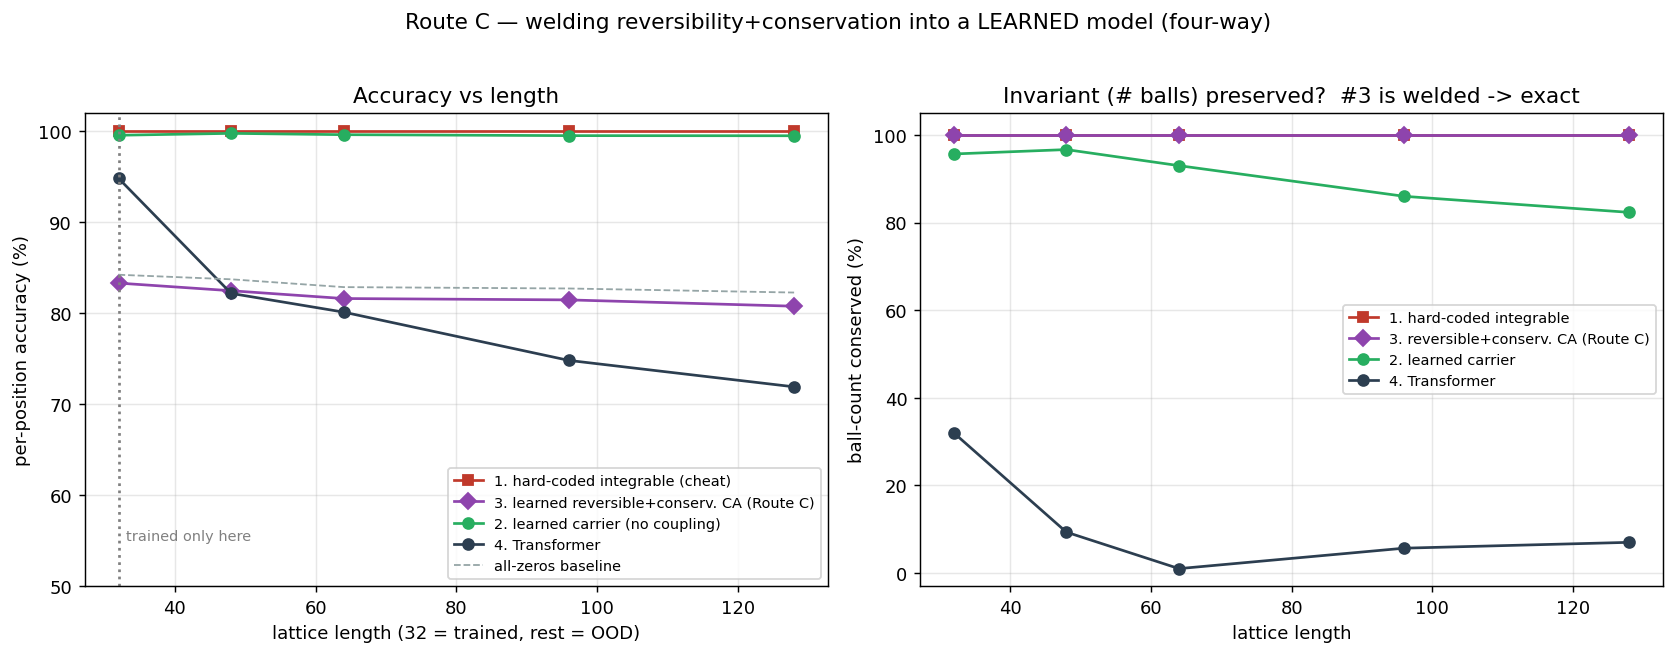

The Python source for this figure:
"""
Route C (full) — four-way comparison on the Box-Ball System length task.

Four lines, each isolating one thing:
  1. hard-coded integrable (BBS rule)         -> ceiling / cheat reference
  2. learned carrier (no coupling)            -> recurrence learns, but conservation drifts
  3. learned reversible+conservative CA (THIS)-> reversibility & conservation WELDED by structure
  4. Transformer                              -> lower bound / no structure

Model #3 = "gated-swap reversible CA":
  - pair up adjacent cells; a shared local gate decides whether to SWAP each pair.
  - a swap conserves the pair's ball-count exactly and is its own inverse (involution).
  - the gate reads only (a) the pair's SUM (invariant under its own swap) and (b) neighbor
    cells that live in pairs NOT updated this layer (frozen) -> the whole layer is EXACTLY
    invertible, coupling-layer style.
  => ball-count conservation and reversibility are STRUCTURAL (hold at any length, no matter
     what the gate learns); only the collision rule (when to swap) is learned from data.

Trained on L=32 only; tested on 48/64/96/128 (OOD by length). Does NOT modify Demo 2 or the
earlier prototype experiment.
"""
import numpy as np, torch, torch.nn as nn, torch.nn.functional as F, math
import matplotlib.pyplot as plt
torch.manual_seed(0); np.random.seed(0); torch.set_num_threads(4)

# ── integrable engine = ground-truth generator (ceiling line) ────────────────
def bbs_step(s):
    out = np.zeros_like(s); carrier = 0
    for i in range(len(s)):
        if s[i] == 1: carrier += 1; out[i] = 0
        else:
            if carrier > 0: out[i] = 1; carrier -= 1
    return out
def bbs_run(s, T):
    for _ in range(T): s = bbs_step(s)
    return s

T_STEPS = 2; MAXSOL = 3
def make_config(L, rng):
    s = np.zeros(L, dtype=np.int64); usable = int(L*0.55); i = 0; n = 0
    while i < usable - MAXSOL - 1:
        if rng.random() < 0.5 and n < max(3, L//7):
            size = rng.integers(1, MAXSOL+1); s[i:i+size] = 1
            i += size + rng.integers(2, 5); n += 1
        else: i += 1
    if s.sum() == 0: s[1:3] = 1
    return s
def dataset(L, N, rng):
    X = np.zeros((N, L), dtype=np.int64); Y = np.zeros((N, L), dtype=np.int64)
    for j in range(N):
        x = make_config(L, rng); X[j] = x; Y[j] = bbs_run(x, T_STEPS)
    return torch.tensor(X), torch.tensor(Y)

# ── #4 Transformer (same recipe as Demo 2) ───────────────────────────────────
class PE(nn.Module):
    def __init__(s, d, maxlen=4096):
        super().__init__(); pe = torch.zeros(maxlen, d)
        pos = torch.arange(maxlen).unsqueeze(1).float()
        div = torch.exp(torch.arange(0, d, 2).float()*(-math.log(10000.0)/d))
        pe[:, 0::2] = torch.sin(pos*div); pe[:, 1::2] = torch.cos(pos*div)
        s.register_buffer("pe", pe)
    def forward(s, x): return x + s.pe[:x.size(1)].unsqueeze(0)
class TF(nn.Module):
    def __init__(s, d=64, heads=4, layers=3):
        super().__init__(); s.emb = nn.Embedding(2, d); s.pe = PE(d)
        enc = nn.TransformerEncoderLayer(d, heads, 4*d, batch_first=True, dropout=0.0, activation="gelu")
        s.enc = nn.TransformerEncoder(enc, layers); s.head = nn.Linear(d, 2)
    def forward(s, x): return s.head(s.enc(s.pe(s.emb(x))))

# ── #2 learned carrier (no coupling): weight-shared L->R scan ─────────────────
class LearnedCarrier(nn.Module):
    def __init__(s, H=24, hid=64):
        super().__init__(); s.H = H
        s.net = nn.Sequential(nn.Linear(1+H, hid), nn.GELU(), nn.Linear(hid, hid), nn.GELU())
        s.out = nn.Linear(hid, 1); s.hnext = nn.Linear(hid, H)
    def one_step(s, c):
        B, L = c.shape; h = torch.zeros(B, s.H); outs = []
        for i in range(L):
            z = s.net(torch.cat([c[:, i:i+1], h], dim=1))
            outs.append(s.out(z)); h = torch.tanh(s.hnext(z))
        return torch.sigmoid(torch.cat(outs, dim=1))
    def forward(s, x_bits, steps=T_STEPS):
        c = x_bits.float()
        for _ in range(steps): c = s.one_step(c)
        return c

# ── #3 reversible + conservative gated-swap CA (the full Route C) ─────────────
class ReversibleConservativeCA(nn.Module):
    """Stack of gated-swap layers. Each layer pairs cells at a given offset, updates the
    'active' pairs (every other pair) by a possible swap whose gate reads only frozen context
    -> exactly invertible; swaps conserve ball count exactly."""
    def __init__(s, n_layers=16, hid=48):
        super().__init__()
        # one UNtied gate per layer (own_sum invariant + 4 frozen context cells from pairs k±1)
        def mk(): return nn.Sequential(nn.Linear(5, hid), nn.GELU(), nn.Linear(hid, hid), nn.GELU(), nn.Linear(hid, 1))
        s.gates = nn.ModuleList([mk() for _ in range(n_layers)])
        s.temp = 1.0                                    # gate temperature (annealed toward hard during training)
        # cycle through (offset, active_parity) so every cell is updated and balls can flow
        cfgs = [(0, 0), (0, 1), (1, 0), (1, 1)]
        s.configs = [cfgs[i % 4] for i in range(n_layers)]

    def _layer(s, state, o, parity, gate, hard):
        B, L = state.shape
        K = (L - o) // 2
        if K == 0: return state
        left = o + 2 * torch.arange(K)                 # left cell of each pair
        kk = torch.arange(K); act = (kk % 2 == parity)
        if act.sum() == 0: return state
        la = left[act]; ra = la + 1                     # active pair indices (Ka,)
        sp = F.pad(state, (2, 2))                        # pad 2 so a ±2 window is always valid
        lval = state[:, la]; rval = state[:, ra]        # (B,Ka)
        own = lval + rval                               # swap-invariant
        # 4 frozen context cells (pairs k-1 and k+1, unchanged this layer): la-2, la-1, ra+1, ra+2
        c1 = sp[:, la]; c2 = sp[:, la + 1]; c3 = sp[:, ra + 3]; c4 = sp[:, ra + 4]
        feat = torch.stack([own, c1, c2, c3, c4], dim=-1)  # (B,Ka,5) — all frozen/invariant
        a_soft = torch.sigmoid(gate(feat).squeeze(-1) / s.temp)  # (B,Ka)
        if hard:                                          # straight-through: forward hard, gradient soft
            a_hard = (a_soft > 0.5).float()
            a_use = a_hard + (a_soft - a_soft.detach())   # value == a_hard (binary preserved -> exact conservation)
        else:
            a_use = a_soft
        new_l = lval + a_use * (rval - lval)
        new_r = rval + a_use * (lval - rval)
        out = state.clone()
        out[:, la] = new_l; out[:, ra] = new_r
        return out

    def forward(s, x_bits, hard=False):     # soft for training (gradient flows); hard=True at eval
        state = x_bits.float()
        for i, (o, p) in enumerate(s.configs): state = s._layer(state, o, p, s.gates[i], hard)
        return state
    def invert(s, state, hard=True):
        state = state.clone()
        for i in reversed(range(len(s.configs))):
            o, p = s.configs[i]; state = s._layer(state, o, p, s.gates[i], hard)  # each layer self-inverse
        return state

# ── self-check: structural conservation + reversibility at RANDOM init ───────
print("structural self-check (random init, no training):")
_ca = ReversibleConservativeCA()
_rng = np.random.default_rng(1)
_ok_cons = _ok_rev = True
for L in [32, 48, 64, 96, 128]:
    Xc, _ = dataset(L, 40, _rng)
    with torch.no_grad():
        y = _ca(Xc, hard=True)
        yb = (y > 0.5).long()
        if not torch.equal(yb.sum(1), Xc.sum(1)): _ok_cons = False
        xrec = (_ca.invert(y.float(), hard=True) > 0.5).long()
        if not torch.equal(xrec, Xc): _ok_rev = False
print(f"  ball-count conserved exactly at all lengths: {_ok_cons}")
print(f"  exactly reversible (invert(forward(x))==x)  : {_ok_rev}")
assert _ok_cons and _ok_rev, "structural guarantees broken — fix construction before training"

# ── train #2, #3, #4 on L=32 ─────────────────────────────────────────────────
rng = np.random.default_rng(0); L_TRAIN = 32
Xtr, Ytr = dataset(L_TRAIN, 2500, rng); B = 256

def train(model, kind, epochs, lr):
    opt = torch.optim.AdamW(model.parameters(), lr=lr)
    ce = nn.CrossEntropyLoss(); bce = nn.BCELoss()
    for ep in range(epochs):
        perm = torch.randperm(len(Xtr)); tot = 0.0
        for i in range(0, len(Xtr), B):
            idx = perm[i:i+B]
            if kind == "tf":
                loss = ce(model(Xtr[idx]).reshape(-1, 2), Ytr[idx].reshape(-1))
            else:
                p = model(Xtr[idx]); loss = bce(p.clamp(1e-6, 1-1e-6), Ytr[idx].float())
            opt.zero_grad(); loss.backward(); opt.step(); tot += loss.item()*len(idx)
        if (ep+1) % max(1, epochs//4) == 0: print(f"  {kind} ep {ep+1:2d} loss {tot/len(Xtr):.4f}")

print("training Transformer ...");     tf = TF();                    train(tf, "tf", 28, 1e-3)
print("training learned carrier ...");  lc = LearnedCarrier();        train(lc, "lc", 40, 3e-3)

print("training reversible CA (temperature-annealed soft -> hard) ...")
ca = ReversibleConservativeCA()
optca = torch.optim.AdamW(ca.parameters(), lr=3e-3); bce = nn.BCELoss(); CA_EP = 140
for ep in range(CA_EP):
    ca.temp = 1.0 * (0.12) ** (ep / (CA_EP - 1))          # anneal gate temperature 1.0 -> 0.12
    perm = torch.randperm(len(Xtr)); tot = 0.0
    for i in range(0, len(Xtr), B):
        idx = perm[i:i+B]
        p = ca(Xtr[idx], hard=False)                      # soft forward (gradients), sharpened by temp
        loss = bce(p.clamp(1e-6, 1-1e-6), Ytr[idx].float())
        optca.zero_grad(); loss.backward(); optca.step(); tot += loss.item()*len(idx)
    if (ep+1) % (CA_EP//7) == 0: print(f"  ca ep {ep+1:3d}  temp {ca.temp:.2f}  loss {tot/len(Xtr):.4f}")

# ── evaluate four lines across lengths ───────────────────────────────────────
tf.eval(); lc.eval(); ca.eval()
lengths = [32, 48, 64, 96, 128]
res = {k: {"acc": [], "cons": []} for k in ["int", "ca", "lc", "tf"]}
zero_acc = []
rng_te = np.random.default_rng(123)
print("\n L    all-0    TF acc/cons     carrier acc/cons     revCA acc/cons     integrable")
with torch.no_grad():
    for L in lengths:
        Xte, Yte = dataset(L, 300, rng_te)
        zero_acc.append((Yte == 0).float().mean().item()*100)
        def acc_cons(pred):
            return (pred == Yte).float().mean().item()*100, (pred.sum(1) == Xte.sum(1)).float().mean().item()*100
        ta, tc = acc_cons(tf(Xte).argmax(-1))
        la, lco = acc_cons((lc(Xte) > 0.5).long())
        ca_pred = (ca(Xte, hard=True) > 0.5).long()
        ca_a, ca_c = acc_cons(ca_pred)
        res["int"]["acc"].append(100.0); res["int"]["cons"].append(100.0)
        res["tf"]["acc"].append(ta);   res["tf"]["cons"].append(tc)
        res["lc"]["acc"].append(la);   res["lc"]["cons"].append(lco)
        res["ca"]["acc"].append(ca_a); res["ca"]["cons"].append(ca_c)
        print(f"{L:3d}  {zero_acc[-1]:5.1f}%   {ta:5.1f}/{tc:5.1f}     {la:5.1f}/{lco:5.1f}       {ca_a:5.1f}/{ca_c:5.1f}       100/100")

# ── figure: four lines, two panels ───────────────────────────────────────────
CI, CCA, CLC, CTF, CZ = "#c0392b", "#8e44ad", "#27ae60", "#2c3e50", "#95a5a6"
fig, ax = plt.subplots(1, 2, figsize=(13, 4.9))
ax[0].plot(lengths, res["int"]["acc"], "s-", color=CI,  label="1. hard-coded integrable (cheat)")
ax[0].plot(lengths, res["ca"]["acc"],  "D-", color=CCA, label="3. learned reversible+conserv. CA (Route C)")
ax[0].plot(lengths, res["lc"]["acc"],  "o-", color=CLC, label="2. learned carrier (no coupling)")
ax[0].plot(lengths, res["tf"]["acc"],  "o-", color=CTF, label="4. Transformer")
ax[0].plot(lengths, zero_acc, "--", color=CZ, lw=1, label="all-zeros baseline")
ax[0].axvline(32, ls=":", color="gray"); ax[0].text(33, 55, "trained only here", fontsize=8, color="gray")
ax[0].set_xlabel("lattice length (32 = trained, rest = OOD)"); ax[0].set_ylabel("per-position accuracy (%)")
ax[0].set_ylim(50, 102); ax[0].set_title("Accuracy vs length"); ax[0].legend(fontsize=8); ax[0].grid(alpha=0.3)

ax[1].plot(lengths, res["int"]["cons"], "s-", color=CI,  label="1. hard-coded integrable")
ax[1].plot(lengths, res["ca"]["cons"],  "D-", color=CCA, label="3. reversible+conserv. CA (Route C)")
ax[1].plot(lengths, res["lc"]["cons"],  "o-", color=CLC, label="2. learned carrier")
ax[1].plot(lengths, res["tf"]["cons"],  "o-", color=CTF, label="4. Transformer")
ax[1].set_xlabel("lattice length"); ax[1].set_ylabel("ball-count conserved (%)")
ax[1].set_ylim(-3, 105); ax[1].set_title("Invariant (# balls) preserved?  #3 is welded -> exact")
ax[1].legend(fontsize=8); ax[1].grid(alpha=0.3)
fig.suptitle("Route C — welding reversibility+conservation into a LEARNED model (four-way)", fontsize=12, y=1.02)
fig.tight_layout()
fig.savefig("route_c_reversible_ca.png", dpi=130, bbox_inches="tight")
print("\nsaved route_c_reversible_ca.png")
